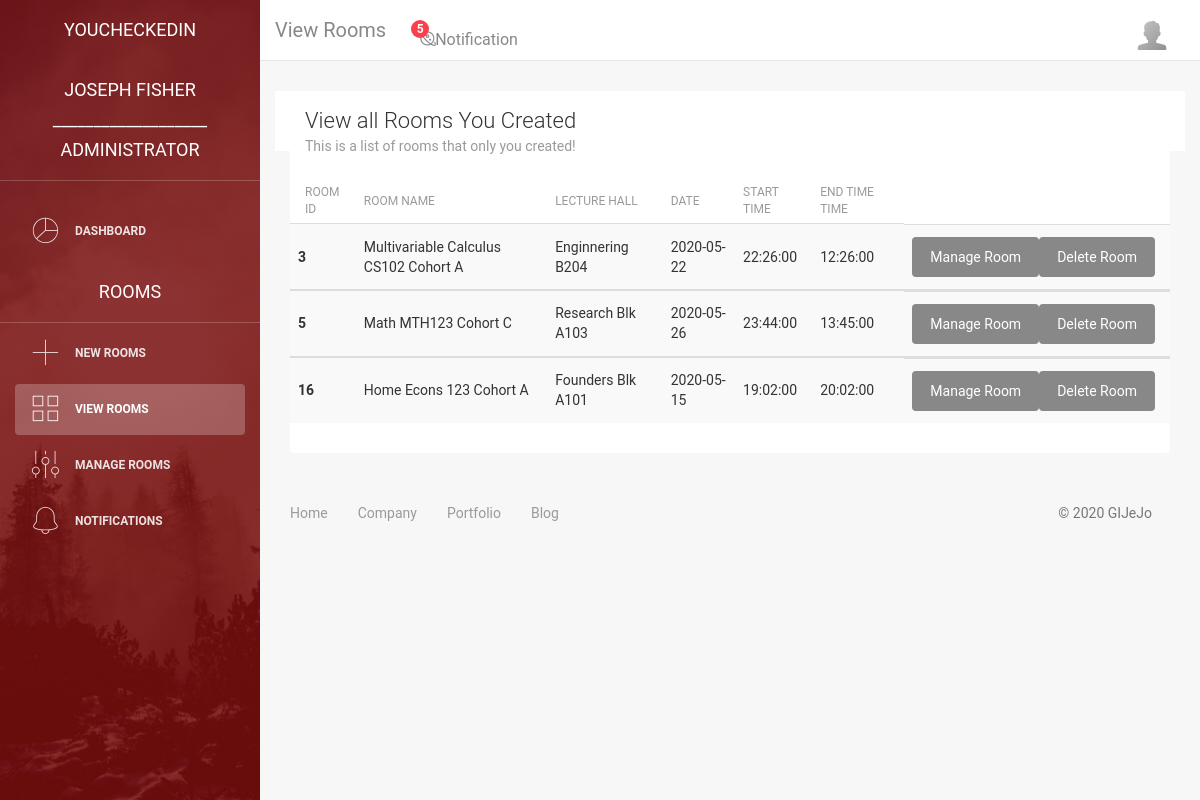
Screenshot of /view/admin/viewroom.php (signed in) with the database file from the repository.
### tables this page shows
CREATE TABLE `rooms_youcheckedin` (
  `roomID` int(11) NOT NULL,
  `adminID` int(11) NOT NULL,
  `adminname` varchar(50) NOT NULL,
  `roomname` varchar(50) NOT NULL,
  `lecturehall` varchar(50) NOT NULL,
  `roomcapacity` int(255) NOT NULL,
  `roomdate` date NOT NULL,
  `starttime` time NOT NULL,
  `endtime` time NOT NULL
);

### controller/model/db_class.php (called while the page is built, shortened)
<?php
class db_connection
{
    public $db = null;
    public $results = null;
    function db_connect(){
        $this->db = mysqli_connect(SERVER, USERNAME, PASSWORD, DATABASE);
        if (mysqli_connect_errno()) {
            return false;
        }else{
            return true;
        }
    }
    function db_query($sqlQuery){
        $this->results = mysqli_query($this->db,$sqlQuery);
        if ($this->results == false) {
            return false;
        }else{
            return true;
        }
    }
    function db_fetch(){
        return mysqli_fetch_assoc($this->results);
    }
    public function read_rooms($filter=false){
        $queryString = "SELECT *FROM `rooms_youcheckedin`";
        return $this->db_query($queryString);
    }
}
?>

### view/admin/viewroom.php (the view, shortened to what this page needs)
<?php
if(isset($_SESSION['admin_id'])){
	$admin = "Administrator";
	$sessName = $_SESSION['name'];
}
else{
    header('Location: ../../index.php');
}
?>
<!DOCTYPE html>
<html lang="en">
<head>
    <link rel="stylesheet" href="https://maxcdn.bootstrapcdn.com/font-awesome/latest/css/font-awesome.min.css" />
    <link href="../css/bootstrap.min.css" rel="stylesheet" />
    <link href="../css/light-bootstrap-dashboard.css?v=2.0.0 " rel="stylesheet" />
</head>
<body>
    <div class="wrapper">
        <div class="sidebar" data-image="../img/sidebar-5.jpg">
            <div class="sidebar-wrapper">
                <div class="logo">
                    <a href=# class="simple-text">
                    YouCheckedIn <br><br> <?php echo $sessName . "<br>" . "___________________". "<br>" .$admin;?>
                    </a>
                </div>
                <ul class="nav">
                    <li>
                        <a class="nav-link" href="dashboard.php">
                            <i class="nc-icon nc-chart-pie-35"></i>
                            <p>Dashboard</p>
                        </a>
                    </li>
                    <div class="logo">
                        <a href=# class="simple-text">
                            Rooms
                        </a>
                    </div>
                    <li>
                        <a class="nav-link" href="./newroom.php">
                            <i class="nc-icon nc-simple-add"></i>
                            <p>New Rooms</p>
                        </a>
                    </li>
                    <li class="nav-item active">
                        <a class="nav-link" href="./viewroom.php">
                            <i class="nc-icon nc-grid-45"></i>
                            <p>View Rooms</p>
                        </a>
                    </li>
                    <li>
                        <a class="nav-link" href="./manageroom.php">
                            <i class="nc-icon nc-preferences-circle-rotate"></i>
                            <p>Manage Rooms</p>
                        </a>
                    </li>
                    <li>
                        <a class="nav-link" href="./notifications.php">
                            <i class="nc-icon nc-bell-55"></i>
                            <p>Notifications</p>
                        </a>
                    </li>
                </ul>
            </div>
        </div>
        <div class="main-panel">
            <nav class="navbar navbar-expand-lg " color-on-scroll="500">
                <div class="container-fluid">
                    <a class="navbar-brand" href="#"> View Rooms </a>
                    <div class="collapse navbar-collapse justify-content-end" id="navigation">
                        <ul class="nav navbar-nav mr-auto">
                            <li class="dropdown nav-item">
                                <a href="#" class="dropdown-toggle nav-link" data-toggle="dropdown">
                                    <i class="nc-icon nc-planet"></i>
                                    <span class="notification">5</span>
                                    <span class="d-lg-none">Notification</span>
                                </a>
                            </li>
                        </ul>
                        <ul class="nav navbar-right navbar-nav ml-auto">
                            <li class="nav-item dropdown">
                                <a class="nav-link dropdown-toggle" id="navbarDropdownMenuLink-55" data-toggle="dropdown" aria-haspopup="true" aria-expanded="true">
                                    <img src="../img/default-avatar.png" class="rounded-circle z-depth-3" alt="Display Image" style="width: 30px; height: 30px">
                                </a>
                            </li>
                        </ul>
                    </div>
                </div>
            </nav>
            <div class="content">
                <div class="container-fluid">
                    <div class="row">
                        <div class="col-md-12">
                            <div class="card strpied-tabled-with-hover">
                                <div class="card-header ">
                                <h4 class="card-title">View all Rooms You Created</h4>
                                    <p class="card-category">This is a list of rooms that only you created!</p>
                                </div>
                                <div class="card-body table-full-width table-responsive">
                                <?php
                                    require('../../controller/model/db_class.php');
                                    $viewRooms = new db_connection;
                                    $viewRooms->read_rooms();
                                    echo "<table class='table table-hover table-striped'>
                                            <thead class='black white-text'>
                                                <th>Room ID</th>
                                                <th>Room Name</th>
                                                <th>Lecture Hall</th>
                                                <th>Date</th>
                                                <th>Start Time</th>
                                                <th>End Time Time</th>
                                            </thead>";
                                    while($row = $viewRooms->db_fetch()){
                                        $id = $_SESSION['admin_id'];
                                        if($row['adminID'] == $id){
                                            $r_id = $row["roomID"];
                                            $r_name = $row["roomname"];
                                            $lhall = $row["lecturehall"];
                                            $r_date = $row['roomdate'];
                                            $strttime = $row['starttime'];
                                            $endtime = $row['endtime'];
                                        echo "
                                        <tbody>
                                            <tr>
                                                <th scope='row'>$r_id</th>
                                                <td>$r_name</td>
                                                <td>$lhall</td>
                                                <td>$r_date</td>
                                                <td>$strttime</td>
                                                <td>$endtime</td>
                                                <td>
                                                <a href='manageroom.php?manageroom=$r_id'>
                                                <button class='btn btn-default btn-fill pull-right' name='createRoom'> Manage Room </button></a>
                                                <a href='../../controller/viewroomControl.php?deleteroom=$r_id'>
                                                <button class='btn btn-default btn-fill pull-right' name='createRoom'> Delete Room </button></a>
                                                </td>
                                            </tr>
                                        </tbody>";
                                        }
                                    }
                                    echo "</table>";
                                    ?>
                                </div>
                            </div>
                        </div>
            <footer class="footer">
                <div class="container-fluid">
                    <nav>
                        <ul class="footer-menu">
                            <li>
                                <a href="#">
                                    Home
                                </a>
                            </li>
                            <li>
                                <a href="#">
                                    Company
                                </a>
                            </li>
                            <li>
                                <a href="#">
                                    Portfolio
                                </a>
                            </li>
                            <li >
                                <a href="#">
                                    Blog
                                </a>
                            </li>
                        </ul>
                        <p class="copyright text-center">
                            ©
                            GIJeJo
                        </p>
                    </nav>
                </div>
            </footer>
        </div>
    </div>
</body>
</html>

### rows the page displays
rooms_youcheckedin: roomID "3", roomname "Multivariable Calculus CS102 Cohort A", lecturehall "Enginnering B204", roomdate "2020-05-22", starttime "22:26:00", endtime "12:26:00"
rooms_youcheckedin: roomID "5", roomname "Math MTH123 Cohort C", lecturehall "Research Blk A103", roomdate "2020-05-26", starttime "23:44:00", endtime "13:45:00"
rooms_youcheckedin: roomID "16", roomname "Home Econs 123 Cohort A", lecturehall "Founders Blk A101", roomdate "2020-05-15", starttime "19:02:00", endtime "20:02:00"

### other values shown
$sessName "JOSEPH FISHER"
$admin "ADMINISTRATOR"
